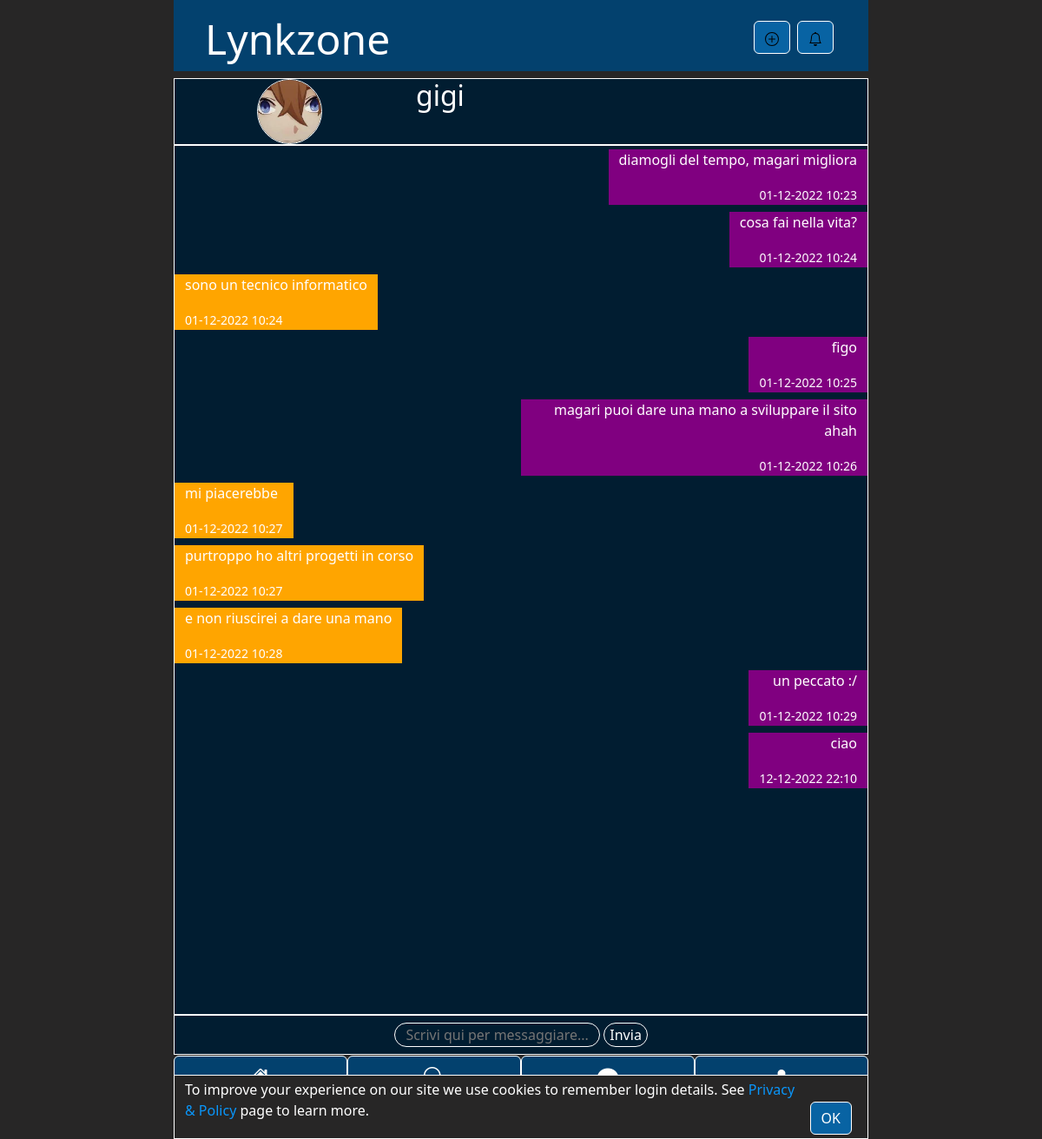
Page /src/chat.php?chatId=1 (signed in) on the committed database.
### tables this page shows
CREATE TABLE `utenti` (
  `idUtente` int(11) NOT NULL,
  `username` varchar(30) NOT NULL,
  `pwd` varchar(512) NOT NULL,
  `email` varchar(320) NOT NULL,
  `descrizione` varchar(512),
  `dataDiNascita` date NOT NULL,
  `formatoFotoProfilo` varchar(6) NOT NULL,
  `codiceRecupero` varchar(256),
  `keepCon` varchar(256),
  `tema` enum('d','l') NOT NULL DEFAULT 'l',
  `lang` enum('it','en') NOT NULL DEFAULT 'it'
);

CREATE TABLE `messaggi` (
  `idMessaggio` int(11) NOT NULL,
  `testoMsg` varchar(2712) NOT NULL,
  `msgTimestamp` datetime NOT NULL,
  `letto` tinyint(1) NOT NULL,
  `idMittente` int(11) NOT NULL,
  `idChat` int(11) NOT NULL
);

### src/chat.php (called while the page is built, shortened)
<?php
require_once 'bootstrap.php';
$templateParams["currentUser"] = $_SESSION["idUtente"];
$templateParams["messages"] = $dbh->getChatFunctionHandler()->getRecentMessagesFromChat($_GET["chatId"]);
$templateParams["user2"] = $dbh->getChatFunctionHandler()->getChatUser($_GET["chatId"], $_SESSION["idUtente"]);
$templateParams["user2"]["profilePic"] = UPLOAD_DIR.$templateParams["user2"]["idUtente"]."/profile.".$templateParams["user2"]["formatoFotoProfilo"];
$templateParams["user2"]["profilePicAlt"] = getProfilePicAlt($templateParams["user2"]["username"]);
require '../template/base.php';
?>

### DB/DatabaseHelper.php (called while the page is built, shortened)
<?php
require 'ChatFunctions.php';
class DatabaseHelper
{
    private $chatFunctions;
    public function __construct($servername, $username, $password, $dbname)
    {
        $this->db = new mysqli($servername, $username, $password, $dbname);
        $this->chatFunctions = new ChatFunctions($this->db);
    }
    public function getChatFunctionHandler()
    {
        return $this->chatFunctions;
    }
}
?>

### src/bootstrap.php (called while the page is built, shortened)
<?php
require_once('../db/DatabaseHelper.php');
$dbh = new DatabaseHelper('localhost', 'root', '', 'social_network');
?>

### DB/ChatFunctions.php (called while the page is built, shortened)
<?php
class ChatFunctions
{
    private $db;
    public function __construct($db)
    {
        $this->db = $db;
    }
    public function getChatUser($chatId, $user1)
    {
        $query = "SELECT U.idUtente, username, formatoFotoProfilo "
                ."FROM utenti U "
                ."JOIN partecipazione P ON U.idUtente=P.idUtente "
                ."WHERE idChat=? AND U.idUtente<>?";
        $stmt = $this->db->prepare($query);
        $stmt->bind_param("ii",$chatId,$user1);
        $stmt->execute();
        $queryRes = $stmt->get_result();
        return $queryRes->fetch_all(MYSQLI_ASSOC)[0];
    }
    public function getRecentMessagesFromChat($chat, $initialMsg=0, $numMsgs=10, $letto=true, $user=-1)
    {
        $query = "SELECT testoMsg, msgTimestamp, letto, idMittente
                 FROM messaggi WHERE idChat=? ";
        $query .= "ORDER BY msgTimestamp DESC "
                ."LIMIT ?,?";
        $stmt = $this->db->prepare($query);
        if($letto){
            $stmt->bind_param("iii",$chat,$initialMsg,$numMsgs);
        } else {
            $stmt->bind_param("iiii",$chat,$user,$initialMsg,$numMsgs);
        }
        $stmt->execute();
        $queryRes = $stmt->get_result();
        return $queryRes->fetch_all(MYSQLI_ASSOC);;
    }
}
?>

### lang/it.php (called while the page is built, shortened)
<?php
$lang["ppalt"] = "foto profilo di ";
$lang["Send"] = "Invia";
$lang["writeHere"] = "Scrivi qui";
$lang["image"] = "Immagine";
$lang["altText"] = "Testo alternativo";
$lang["for"] = " per ";
$lang["comments"] = "Commenti";
$lang["Follower"] = "Seguaci";
$lang["Followed"] = "Seguiti";
$lang["userFollowed"] = "Seguito";
$lang["userNotFollowed"] = "Segui";
$lang["Birthday"] = "Data di nascita";
$lang["ProfilePicture"] = "Foto profilo";
$lang["Repeat"] = "Ripeti";
$lang["VisitPage"] = "Visita profilo";
$lang["SearchType"] = "Seleziona cosa cerchi:";
$lang["Registration"] = "Registrazione";
$lang["settings"] = "Impostazioni";
$lang["postCreation"] = "Crea post";
$lang["notifications"] = "Notifiche";
$lang["newNotifications"] = "Nuove notifiche";
$lang["Search"] = "Cerca";
$lang["unreadMessages"] = "messaggi non letti";
$lang["Profile"] = "Profilo";
$lang["chat_textPlaceholder"] = "Scrivi qui per messaggiare...";
$lang["chat_startNewConversation"] = "Inizia una nuova conversazione";
$lang["chat_noFriends"] = "Cerca e segui i tuoi amici per iniziare una conversazione";
$lang["accountSetting_H2"] = "Impostazioni Account";
$lang["accountSetting_pplabel"] = "Foto Profilo";
$lang["accountSetting_namelabel"] = "Nome";
$lang["accountSetting_bdaylabel"] = "Data di nascita";
$lang["accountSetting_submitlabel"] = "Aggiorna";
$lang["accountSetting_changeThemeText"] = "Modifica tema";
$lang["accountSetting_changeLanguageText"] = "Modifica lingua";
$lang["accountSetting_chooseThemeText"] = "Scegli un tema";
$lang["accountSetting_chooseLanguageText"] = "Scegli una lingua";
$lang["accountSetting_modifyStoryText"] = "Modifica descrizione";
$lang["accountSetting_storyText"] = "Descrizione";
$lang["accountSetting_updatePassword"] = "Aggiorna Password";
$lang["accountSetting_removeAccount"] = "Cancella Account";
$lang["accountSetting_originalPasswordText"] = "Password originale";
$lang["accountSetting_newPasswordText"] = "Nuova Password";
$lang["accountSetting_rptPasswordText"] = "Ripeti Password";
$lang["accountSetting_confirmPasswordText"] = "Conferma Password";
$lang["accountSetting_wrongPasswordMsg"] = "Password errata!";
$lang["accountSetting_wrongEmailMsg"] = "Email già utilizzata!";
$lang["accountSetting_wrongUsernameMsg"] = "Username già utilizzato!";
$lang["accountSetting_accountRemovedText"] = "Account rimosso correttamente!";
$lang["accountSetting_profileSettingsTab"] = "Impostazione generale";
$lang["accountSetting_savedPostsTab"] = "Post salvati";
$lang["accountSetting_accountSettingsTab"] = "Account";
$lang["accountSetting_privacyTab"] = "Privacy & Policy";
$lang["post_writeComment"] = "Scrivi il tuo commento:";
$lang["post_readMore"] = "Espandi";
$lang["post_comment"] = "Commenta post";
$lang["post_saved"] = "Rimuovi post dai salvati";
$lang["post_notSaved"] = "Salva post";
$lang["post_remove"] = "Rimuovi post";
$lang["post_share"] = "Condividi post";
$lang["post_editPost"] = "Modifica";
?>

### template/chat_content.php (the view, shortened to what this page needs)
<div class="row chat-body col-12 col-md-8 mx-auto">
    <div class="col-4">
    <a href="profile.php?idUtente=<?php echo $templateParams["user2"]["idUtente"];?>"><img class="img-fluid avatar" src="<?php echo $templateParams["user2"]["profilePic"];?>" alt="<?php echo $templateParams["user2"]["profilePicAlt"];?>"/></a>
    </div>
    <div class="col-8 text-start">
    <h2><a href="profile.php?idUtente=<?php echo $templateParams["user2"]["idUtente"];?>"><?php echo $templateParams["user2"]["username"];?></a></h2>
    </div>
</div>
<div class="col-12 col-md-8 mx-auto p-0 chat-body">
<?php for ($i=count($templateParams["messages"])-1;  $i>=0; $i--):?>
    <div class="row p-0 m-0" style="height:fit-content">
    <div class="my-1 <?php echo $templateParams["currentUser"] != $templateParams["messages"][$i]["idMittente"]? "text-start" : "text-end ms-auto";?>">
    <p>
    <?php echo $templateParams["messages"][$i]["testoMsg"];?>
    </p>
    <span class="small text-end">
    <?php echo date('d-m-Y H:i',strtotime($templateParams["messages"][$i]["msgTimestamp"]));?>
    </span>
    </div>
    </div>
<?php endfor;?>
</div>
<div class="row col-12 col-md-8 mx-auto" id="chat-bottom">
    <form class="chat-body p-2">
    <input id="inputMsg" name="inputMsg" aria-label="<?php echo $lang["chat_textPlaceholder"];?>" type="text" placeholder="<?php echo $lang["chat_textPlaceholder"];?>"/>
    <input type="submit" value="<?php echo $lang["Send"];?>"/>
    </form>
</div>

### css/style.css (style rules this page uses)
:root { --colour-bck-nav: #49acf3; --colour-bck-base:white; --colour-bck-button:#A1D5FA; --colour-bck-form: white; --colour-bck-backside: #deebf5; --colour-bck-popup: white; --colour-font: black; --colour-border: black; --colour-hover:lightgreen; --search-resultbox-bck: white; --privacy-important-words-color:#a80000; }
[data-theme="d"] { --colour-bck-nav: #03416e; --colour-bck-base:#011D31; --colour-bck-button:#0863A3; --colour-bck-form:#011D31; --colour-bck-backside: rgb(39, 38, 38); --colour-bck-popup: rgb(39, 38, 38); --colour-border: white; --colour-hover:#88BAA9; --colour-font: white; --privacy-important-words-color:#00ff11; }
html,body { height: 100%; }
body { background-color: var(--colour-bck-backside); }
form,input { color: var(--colour-font); }
label, input { background-color: var(--colour-bck-form); text-align: center; border-radius: 15px; border: 1px solid var(--colour-border); }
a,p { text-decoration: none; color: var(--colour-font); }
h2 { color: var(--colour-font); }
.avatar { border: 1px solid var(--colour-border) !important; object-fit: cover; border-radius: 50%; width: 75px; height: 75px; }
span { font-size: 150%; color: var(--colour-font); }
.row { margin: 0; }
div.chat-body, #chat-bottom > form { border: 1px solid var(--colour-border); background-color: var(--colour-bck-base); }
main > div.chat-body:nth-child(2) { overflow-y: scroll; }
div.chat-body > div.row > div { background-color: orange; width: fit-content; height: fit-content; max-width:50%; }
div.chat-body > div.row > div.ms-auto { background-color: purple; }

### rows in the picture
utenti: username "gigi"
messaggi: testoMsg "diamogli del tempo, magari migliora", msgTimestamp "01-12-2022 10:23"
messaggi: testoMsg "cosa fai nella vita?", msgTimestamp "01-12-2022 10:24"
messaggi: testoMsg "sono un tecnico informatico", msgTimestamp "01-12-2022 10:24"
messaggi: testoMsg "figo", msgTimestamp "01-12-2022 10:25"
messaggi: testoMsg "magari puoi dare una mano a sviluppare il sito ahah", msgTimestamp "01-12-2022 10:26"
messaggi: testoMsg "mi piacerebbe", msgTimestamp "01-12-2022 10:27"
messaggi: testoMsg "purtroppo ho altri progetti in corso", msgTimestamp "01-12-2022 10:27"
messaggi: testoMsg "e non riuscirei a dare una mano", msgTimestamp "01-12-2022 10:28"
messaggi: testoMsg "un peccato :/", msgTimestamp "01-12-2022 10:29"
messaggi: testoMsg "ciao", msgTimestamp "12-12-2022 22:10"
